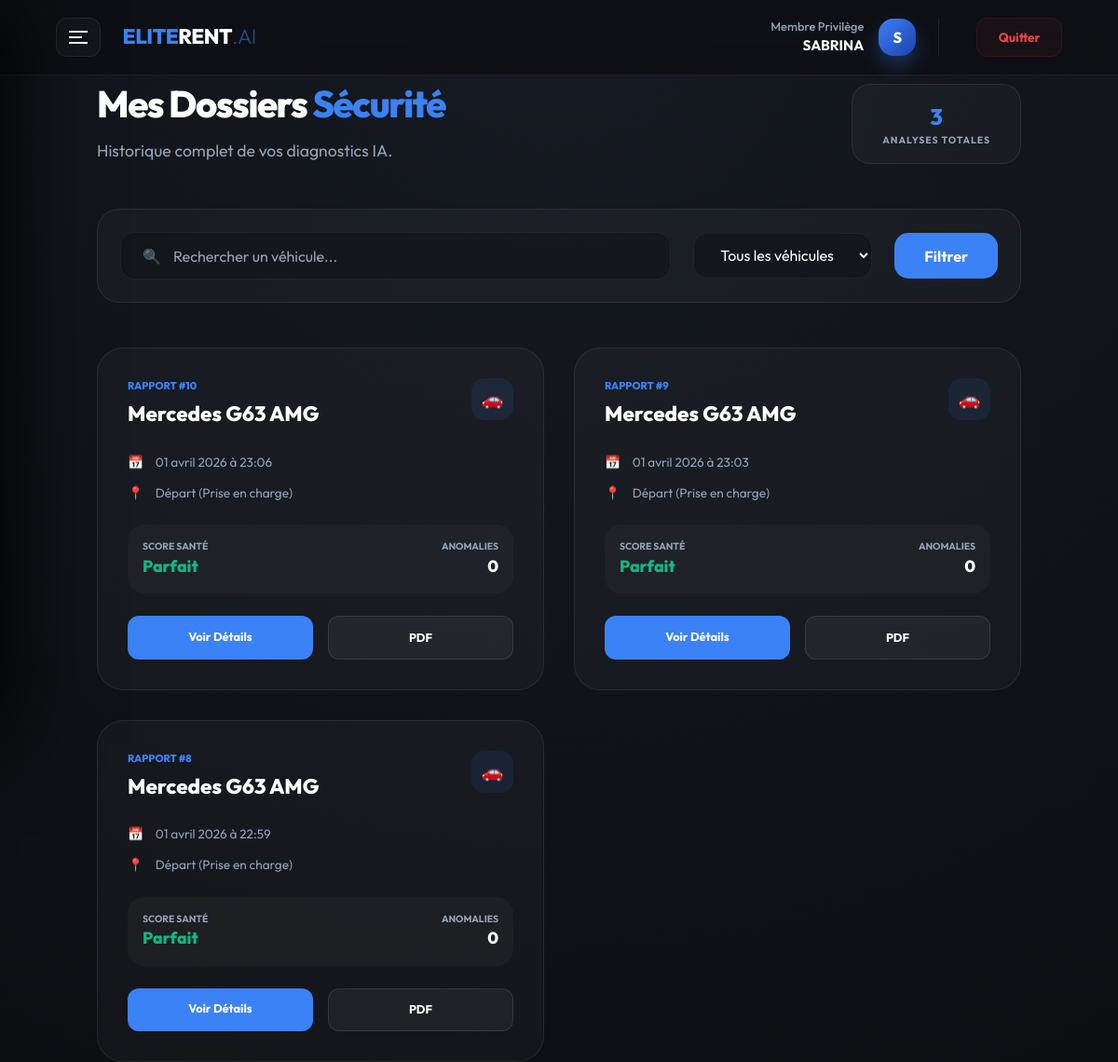
Screenshot of /client/mes-dossiers/ (signed in) with the database file from the repository.
### inspections/models.py (models this page shows, shortened)
class Inspection(models.Model):
    INSPECTION_TYPES = [
        ('pickup', 'Départ (Prise en charge)'),
        ('return', 'Retour (Restitution)'),
    ]
    car = models.ForeignKey(Car, on_delete=models.CASCADE, related_name="inspections", null=True, blank=True)
    inspection_type = models.CharField(max_length=10, choices=INSPECTION_TYPES, default='pickup')
    image_input = models.ImageField(upload_to="inputs/")
    image_output = models.ImageField(upload_to="outputs/", blank=True, null=True)
    result_json = models.JSONField(default=dict)
    created_at = models.DateTimeField(auto_now_add=True)
    class Meta:
        ordering = ["-created_at"]

class Car(models.Model):
    STATUS_CHOICES = [
        ('excellent', 'Excellent État'),
        ('good', 'Bon État'),
        ('damaged', 'Dommages Détectés'),
        ('maintenance', 'En Maintenance'),
    ]
    brand = models.CharField(max_length=100)
    model_name = models.CharField(max_length=100)
    year = models.IntegerField()
    license_plate = models.CharField(max_length=20, unique=True)
    price_per_day = models.DecimalField(max_digits=10, decimal_places=2)
    image = models.ImageField(upload_to="cars/", blank=True, null=True)
    status = models.CharField(max_length=20, choices=STATUS_CHOICES, default='excellent')
    description = models.TextField(blank=True)
    created_at = models.DateTimeField(auto_now_add=True)
    class Meta:
        ordering = ["-created_at"]

### inspections/views.py (the view)
# urls.py: path("client/mes-dossiers/", views.client_reports, name="client_reports"),
@client_required
def client_reports(request):
    if hasattr(request.user, 'profile') and request.user.profile.role == 'admin':
        return redirect("inspections:admin_dashboard")
    inspections = Inspection.objects.filter(car__bookings__user=request.user).distinct().order_by('-created_at')
    total_scans = inspections.count()
    return render(request, "inspections/client_reports.html", {
        "inspections": inspections,
        "total_scans": total_scans,
    })

### inspections/context_processors.py (called while the page is built)
def pending_bookings_count(request):
    if request.user.is_authenticated and hasattr(request.user, 'profile') and request.user.profile.role == 'admin':
        count = Booking.objects.filter(status='pending').count()
        return {'pending_count': count}
    return {'pending_count': 0}

### inspections/templates/inspections/client_reports.html (shortened to what this page needs)
{% extends "inspections/client_base.html" %}
{% block content %}
<div class="fade-in" style="display: flex; flex-direction: column; gap: 3rem;">
    <div style="display: flex; justify-content: space-between; align-items: flex-end;">
        <div>
            <h1 style="font-size: 2.5rem; font-weight: 800; margin: 0; letter-spacing: -1.5px;">Mes Dossiers <span style="color: var(--accent-client);">Sécurité</span></h1>
            <p style="color: var(--text-secondary); margin-top: 0.5rem; font-size: 1.1rem;">Historique complet de vos diagnostics IA.</p>
        </div>
        <div class="glass" style="padding: 1rem 2rem; border-radius: 20px; text-align: center;">
            <div style="font-size: 1.5rem; font-weight: 800; color: var(--accent-client);">{{ total_scans }}</div>
            <div style="font-size: 0.65rem; color: var(--text-secondary); text-transform: uppercase; font-weight: 700; letter-spacing: 1px;">Analyses Totales</div>
        </div>
    </div>
    <div class="glass" style="padding: 1.5rem; border-radius: 24px; display: flex; gap: 1.5rem; align-items: center;">
        <div style="flex: 1; position: relative;">
            <span style="position: absolute; left: 1.5rem; top: 50%; transform: translateY(-50%); opacity: 0.5;">🔍</span>
            <input type="text" placeholder="Rechercher un véhicule..." style="width: 100%; background: rgba(0,0,0,0.2); border: 1px solid rgba(255,255,255,0.05); padding: 0.8rem 1rem 0.8rem 3.5rem; border-radius: 15px; color: white; outline: none; transition: 0.3s;" onfocus="this.style.borderColor='var(--accent-client)'">
        </div>
        <select style="background: rgba(0,0,0,0.2); border: 1px solid rgba(255,255,255,0.05); padding: 0.8rem 1.5rem; border-radius: 15px; color: white; outline: none; cursor: pointer;">
            <option>Tous les véhicules</option>
        </select>
        <button class="btn" style="padding: 0.8rem 2rem; border-radius: 15px;">Filtrer</button>
    </div>
    <div style="display: grid; grid-template-columns: repeat(auto-fill, minmax(320px, 1fr)); gap: 2rem;">
        {% for inspection in inspections %}
        <div class="glass" style="padding: 2rem; border-radius: 28px; transition: 0.4s; position: relative; overflow: hidden; display: flex; flex-direction: column; gap: 1.5rem;"
             onmouseover="this.style.transform='translateY(-10px)'; this.style.borderColor='var(--accent-client)'"
             onmouseout="this.style.transform='translateY(0)'; this.style.borderColor='rgba(255,255,255,0.1)'">
            <div style="display: flex; justify-content: space-between; align-items: flex-start;">
                <div>
                    <div style="font-size: 0.7rem; font-weight: 800; color: var(--accent-client); text-transform: uppercase; margin-bottom: 0.3rem;">Rapport #{{ inspection.id }}</div>
                    <h3 style="margin: 0; font-size: 1.4rem; font-weight: 800;">{{ inspection.car.brand }} {{ inspection.car.model_name }}</h3>
                </div>
                <div style="width: 45px; height: 45px; border-radius: 14px; background: rgba(59, 130, 246, 0.1); display: flex; align-items: center; justify-content: center; font-size: 1.2rem;">
                    🚗
                </div>
            </div>
            <div style="display: flex; flex-direction: column; gap: 0.8rem;">
                <div style="display: flex; align-items: center; gap: 0.8rem; font-size: 0.85rem; color: var(--text-secondary);">
                    <span>📅</span> {{ inspection.created_at|date:"d F Y à H:i" }}
                </div>
                <div style="display: flex; align-items: center; gap: 0.8rem; font-size: 0.85rem; color: var(--text-secondary);">
                    <span>📍</span> {{ inspection.get_inspection_type_display }}
                </div>
            </div>
            <div style="background: rgba(255,255,255,0.03); padding: 1rem; border-radius: 18px; display: flex; justify-content: space-between; align-items: center;">
                <div>
                    <div style="font-size: 0.65rem; color: var(--text-secondary); text-transform: uppercase; font-weight: 700;">Score Santé</div>
                    <div style="font-size: 1.1rem; font-weight: 800; color: {% if inspection.result_json.total_damages > 0 %}#ef4444{% else %}#10b981{% endif %};">
                        {% if inspection.result_json.total_damages > 0 %}Attention{% else %}Parfait{% endif %}
                    </div>
                </div>
                <div style="text-align: right;">
                    <div style="font-size: 0.65rem; color: var(--text-secondary); text-transform: uppercase; font-weight: 700;">Anomalies</div>
                    <div style="font-size: 1.1rem; font-weight: 800;">{{ inspection.result_json.total_damages|default:0 }}</div>
                </div>
            </div>
            <div style="display: grid; grid-template-columns: 1fr 1fr; gap: 1rem; margin-top: auto;">
                <a href="{% url 'inspections:report_detail' inspection.pk %}" class="btn" style="padding: 0.8rem; border-radius: 12px; font-size: 0.8rem; text-align: center; text-decoration: none;">Voir Détails</a>
                <a href="javascript:window.print()" style="background: rgba(255,255,255,0.05); color: white; padding: 0.8rem; border-radius: 12px; font-size: 0.8rem; text-align: center; text-decoration: none; border: 1px solid rgba(255,255,255,0.1); font-weight: 700;">PDF</a>
            </div>
        </div>
        {% endfor %}
    </div>
</div>
{% endblock %}

### inspections/templates/inspections/client_base.html (shortened to what this page needs)
<!DOCTYPE html>
<html lang="fr" class="h-full">
<head>
    <script src="https://cdn.tailwindcss.com"></script>
</head>
<body>
    <nav class="client-nav">
        <div style="display: flex; align-items: center; gap: 1.5rem;">
            <button onclick="toggleClientMenu()" class="toggle-btn" aria-label="Menu">
                <div style="width: 20px;"></div>
                <div style="width: 14px;"></div>
                <div style="width: 20px;"></div>
            </button>
            <a href="{% url 'inspections:car_fleet' %}" style="font-size: 1.4rem; font-weight: 800; color: var(--accent-client); text-decoration: none; letter-spacing: -0.5px;">
                ELITE<span style="color:white">RENT</span><span style="opacity: 0.5; font-weight: 300;">.AI</span>
            </a>
        </div>
        <div style="display: flex; align-items: center; gap: 2.5rem;">
            <div style="display: flex; align-items: center; gap: 1rem; padding-right: 1.5rem; border-right: 1px solid var(--glass-border);">
                 <div style="text-align: right;">
                    <div style="font-size: 0.8rem; color: var(--text-secondary); font-weight: 500;">Membre Privilège</div>
                    <div style="font-size: 0.95rem; font-weight: 700; color: white;">{{ user.username }}</div>
                 </div>
                 <div class="avatar-client" style="width: 40px; height: 40px; font-size: 1rem;">{{ user.username|first|upper }}</div>
            </div>
            <a href="{% url 'inspections:logout' %}" style="color: #ef4444; font-weight: 700; font-size: 0.85rem; text-decoration: none; padding: 0.6rem 1.4rem; background: rgba(239, 68, 68, 0.05); border: 1px solid rgba(239, 68, 68, 0.1); border-radius: 12px; transition: 0.3s;">
                Quitter
            </a>
        </div>
    </nav>
    <main class="container mx-auto px-4">
        {% block content %}{% endblock %}
    </main>
</body>
</html>

### inspections/templates/inspections/client_base.html (style rules this page uses)
:root { --bg-client: #0c0e12; --card-client: rgba(22, 26, 34, 0.6); --accent-client: #3b82f6; --accent-light: #60a5fa; --text-primary: #ffffff; --text-secondary: #94a3b8; --glass-border: rgba(255, 255, 255, 0.08); --glass-bg: rgba(255, 255, 255, 0.03); --premium-gradient: linear-gradient(135deg, #3b82f6 0%, #1e40af 100%); }
body { font-family: 'Outfit', sans-serif; background: radial-gradient(circle at 50% 0%, #161a22 0%, #0c0e12 100%); color: var(--text-primary); margin: 0; line-height: 1.6; overflow-x: hidden; min-height: 100vh; }
.glass { background: var(--glass-bg); backdrop-filter: blur(20px); border: 1px solid var(--glass-border); border-radius: 20px; }
.client-nav { display: flex; justify-content: space-between; align-items: center; padding: 1.2rem 5%; background: rgba(12, 14, 18, 0.7); backdrop-filter: blur(25px); position: sticky; top: 0; z-index: 1000; border-bottom: 1px solid var(--glass-border); }
.toggle-btn { background: var(--glass-bg); border: 1px solid var(--glass-border); border-radius: 12px; padding: 0.8rem; cursor: pointer; transition: all 0.3s cubic-bezier(0.4, 0, 0.2, 1); display: flex; flex-direction: column; gap: 4px; }
.toggle-btn div { height: 2px; background: white; transition: 0.3s; }
.avatar-client { width: 54px; height: 54px; border-radius: 16px; background: var(--premium-gradient); display: flex; align-items: center; justify-content: center; font-weight: 800; color: white; font-size: 1.4rem; box-shadow: 0 10px 20px rgba(59, 130, 246, 0.3); }
.fade-in { animation: fadeIn 0.6s ease forwards; }

### inspections/templates/inspections/client_reports.html (style rules this page uses)
.btn { background: var(--accent-client); color: white; border: none; font-weight: 700; cursor: pointer; transition: 0.3s; }
select option { background: var(--sidebar-admin); color: white; }

### rows the page displays
Inspection: id "10", car.brand "Mercedes", car.model_name "G63 AMG", created_at "01 avril 2026 à 23:06", inspection_type "Départ (Prise en charge)", shows "Parfait", result_json.total_damages "0"
Inspection: id "9", car.brand "Mercedes", car.model_name "G63 AMG", created_at "01 avril 2026 à 23:03", inspection_type "Départ (Prise en charge)", shows "Parfait", result_json.total_damages "0"
Inspection: id "8", car.brand "Mercedes", car.model_name "G63 AMG", created_at "01 avril 2026 à 22:59", inspection_type "Départ (Prise en charge)", shows "Parfait", result_json.total_damages "0"

### other values shown
{{ user.username }} "SABRINA"
{{ user.username|first|upper }} "S"
{{ total_scans }} "3"
